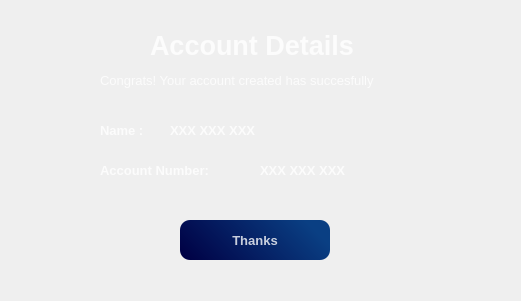
   <widget class="QWidget" name="account_details_widget" native="true">
    <property name="geometry">
     <rect>
      <x>2380</x>
      <y>510</y>
      <width>521</width>
      <height>301</height>
     </rect>
    </property>
    <property name="styleSheet">
     <string notr="true">QPushButton #pushButton{
background-color: qlineargradient(spread:pad, x1:0, y1:0, x2:1, y2:0, stop:0 rgba(0, 0, 68, 235), stop:1 rgba(255, 255, 255, 255));
color:rgba(255,255,255,200);
border-radius:10px;
}

QPushButton #pushButton:hover{
background-color: qlineargradient(spread:pad, x1:1, y1:0, x2:0, y2:0.778455, stop:0 rgba(0, 0, 68, 255), stop:1 rgba(255, 255, 255, 255))
color:red;
}</string>
    </property>
    <widget class="QLabel" name="account_details_background">
     <property name="geometry">
      <rect>
       <x>30</x>
       <y>10</y>
       <width>461</width>
       <height>281</height>
      </rect>
     </property>
     <property name="styleSheet">
      <string notr="true">background-image:url(:/images/rupee1.jpg);
background-repeat: no-repeat;
background-size: (831,441);
border-radius: 20px;
</string>
     </property>
     <property name="text">
      <string/>
     </property>
    </widget>
    <widget class="QPushButton" name="account_details_thanks_ok">
     <property name="geometry">
      <rect>
       <x>180</x>
       <y>220</y>
       <width>150</width>
       <height>40</height>
      </rect>
     </property>
     <property name="font">
      <font>
       <pointsize>10</pointsize>
       <weight>75</weight>
       <bold>true</bold>
      </font>
     </property>
     <property name="styleSheet">
      <string notr="true">QPushButton#account_details_thanks_ok {
background-color:qlineargradient(spread:pad, x1:0, y1:0.897, x2:1, y2:0.631, stop:0 rgba(0, 0, 68, 255), stop:1 rgba(10, 63, 131, 255));
color:rgba(255,255,255,200);
border-radius:10px;
}

QPushButton#account_details_thanks_ok:hover {
background-color: qlineargradient(spread:pad, x1:0.134328, y1:0.846, x2:0.925, y2:0.142, stop:0 rgba(0, 0, 68, 255), stop:1 rgba(10, 63, 131, 255));
}

QPushButton#account_details_thanks_ok:pressed {
   padding-left:5px;
   padding-right:5px;
   padding-top:5px;
}</string>
     </property>
     <property name="text">
      <string>Thanks</string>
     </property>
    </widget>
    <widget class="QLabel" name="account_details_head">
     <property name="geometry">
      <rect>
       <x>150</x>
       <y>20</y>
       <width>271</width>
       <height>51</height>
      </rect>
     </property>
     <property name="font">
      <font>
       <pointsize>20</pointsize>
       <weight>75</weight>
       <bold>true</bold>
      </font>
     </property>
     <property name="styleSheet">
      <string notr="true">color:rgba(255,255,255,200);
</string>
     </property>
     <property name="text">
      <string>Account Details</string>
     </property>
    </widget>
    <widget class="QLabel" name="account_details_user_icon">
     <property name="geometry">
      <rect>
       <x>100</x>
       <y>30</y>
       <width>31</width>
       <height>31</height>
      </rect>
     </property>
     <property name="styleSheet">
      <string notr="true">border-image:url(:/images/icons8-user-24.png) 0 0 0 0 stretch stretch;</string>
     </property>
     <property name="text">
      <string/>
     </property>
    </widget>
    <widget class="QLabel" name="account_number">
     <property name="geometry">
      <rect>
       <x>100</x>
       <y>160</y>
       <width>151</width>
       <height>20</height>
      </rect>
     </property>
     <property name="font">
      <font>
       <pointsize>10</pointsize>
       <weight>75</weight>
       <bold>true</bold>
      </font>
     </property>
     <property name="styleSheet">
      <string notr="true">color:rgba(255,255,255,200);
</string>
     </property>
     <property name="text">
      <string>Account Number:</string>
     </property>
    </widget>
    <widget class="QLabel" name="account_number_lable">
     <property name="geometry">
      <rect>
       <x>260</x>
       <y>160</y>
       <width>131</width>
       <height>20</height>
      </rect>
     </property>
     <property name="font">
      <font>
       <pointsize>10</pointsize>
       <weight>75</weight>
       <bold>true</bold>
      </font>
     </property>
     <property name="styleSheet">
      <string notr="true">color:rgba(255,255,255,200);
</string>
     </property>
     <property name="text">
      <string>XXX XXX XXX</string>
     </property>
    </widget>
    <widget class="QLabel" name="account_user_name">
     <property name="geometry">
      <rect>
       <x>100</x>
       <y>120</y>
       <width>61</width>
       <height>20</height>
      </rect>
     </property>
     <property name="font">
      <font>
       <pointsize>10</pointsize>
       <weight>75</weight>
       <bold>true</bold>
      </font>
     </property>
     <property name="styleSheet">
      <string notr="true">color:rgba(255,255,255,200);
</string>
     </property>
     <property name="text">
      <string>Name :</string>
     </property>
    </widget>
    <widget class="QLabel" name="account_user_name_lable">
     <property name="geometry">
      <rect>
       <x>170</x>
       <y>120</y>
       <width>131</width>
       <height>21</height>
      </rect>
     </property>
     <property name="font">
      <font>
       <pointsize>10</pointsize>
       <weight>75</weight>
       <bold>true</bold>
      </font>
     </property>
     <property name="styleSheet">
      <string notr="true">color:rgba(255,255,255,200);
</string>
     </property>
     <property name="text">
      <string>XXX XXX XXX</string>
     </property>
    </widget>
    <widget class="QLabel" name="account_details_created_icon">
     <property name="geometry">
      <rect>
       <x>390</x>
       <y>180</y>
       <width>71</width>
       <height>71</height>
      </rect>
     </property>
     <property name="styleSheet">
      <string notr="true">border-image:url(:/images/checklist.png) 0 0 0 0 stretch stretch;</string>
     </property>
     <property name="text">
      <string/>
     </property>
    </widget>
    <widget class="QLabel" name="account_number_2">
     <property name="geometry">
      <rect>
       <x>100</x>
       <y>70</y>
       <width>361</width>
       <height>20</height>
      </rect>
     </property>
     <property name="font">
      <font>
       <pointsize>10</pointsize>
       <weight>50</weight>
       <bold>false</bold>
      </font>
     </property>
     <property name="styleSheet">
      <string notr="true">color:rgba(255,255,255,200);
</string>
     </property>
     <property name="text">
      <string>Congrats! Your account created has succesfully</string>
     </property>
    </widget>
   </widget>
